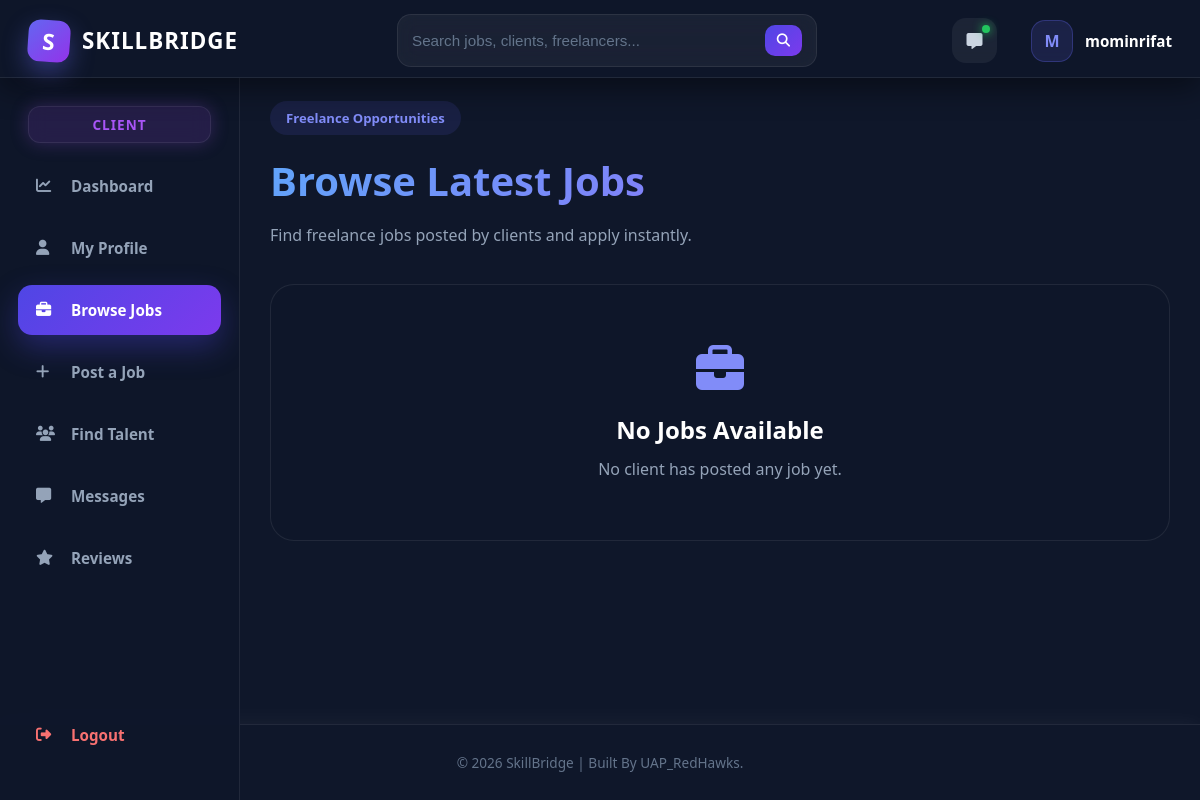
The page /jobs/alljobs/ (signed in) on the database as committed earlier.
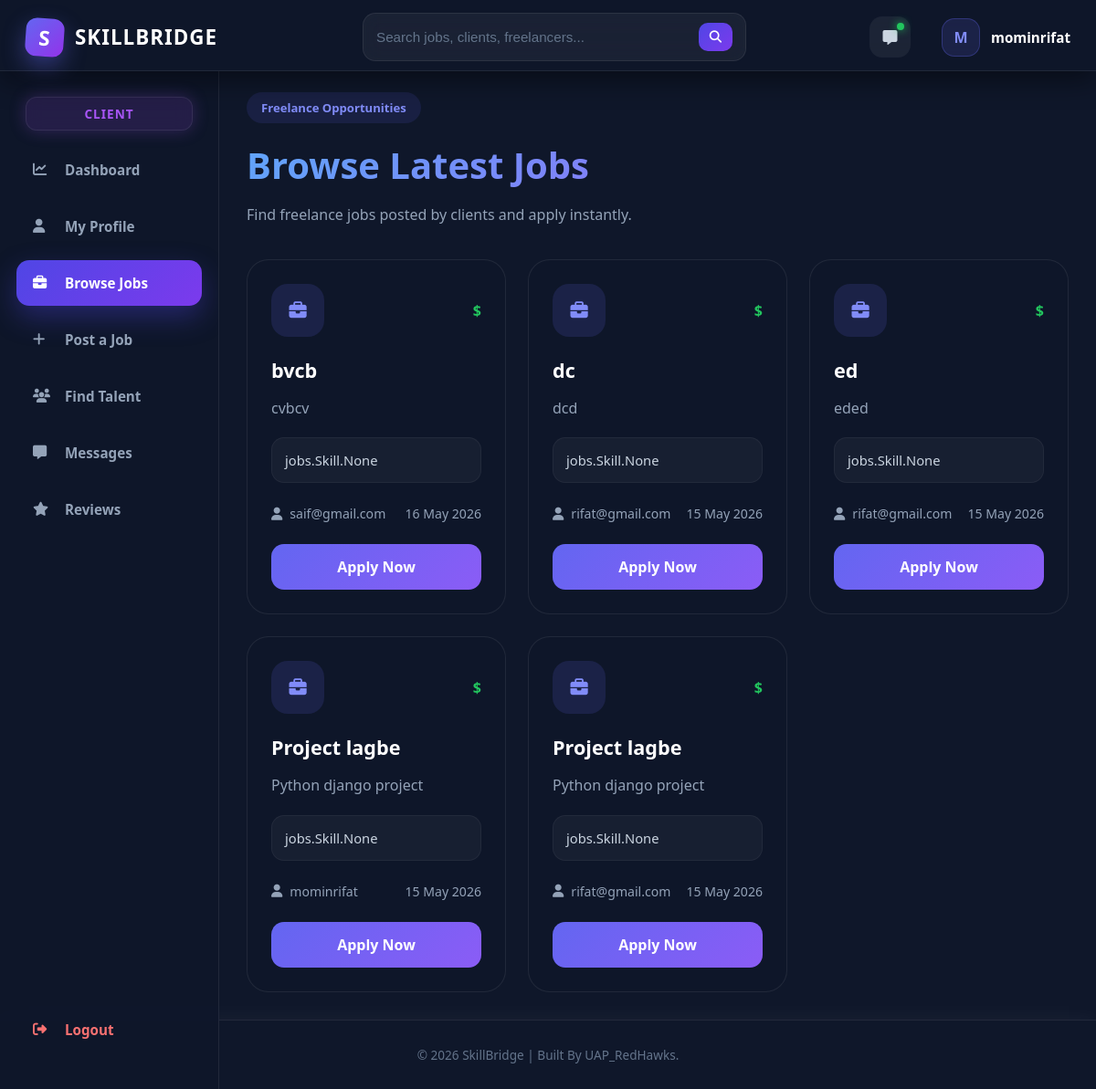
The same page on the database as committed later.
### jobs/models.py (models this page shows, shortened)
class Job(models.Model):
    EXPERIENCE_LEVEL_CHOICES = (
        ('entry', 'Entry Level'),
        ('intermediate', 'Intermediate'),
        ('expert', 'Expert'),
    )
    JOB_TYPE_CHOICES = (
        ('full_time', 'Full Time'),
        ('part_time', 'Part Time'),
        ('remote', 'Remote'),
        ('contract', 'Contract'),
    )
    client = models.ForeignKey(
        User,
        on_delete=models.CASCADE,
        related_name='posted_jobs'
    )
    title = models.CharField(max_length=255)
    description = models.TextField()
    category = models.ForeignKey(
        JobCategory,
        on_delete=models.SET_NULL,
        null=True,
        blank=True
    )
    skills_required = models.ManyToManyField(Skill, blank=True)
    experience_level = models.CharField(
        max_length=20,
        choices=EXPERIENCE_LEVEL_CHOICES,
        default='entry'
    )
    job_type = models.CharField(
        max_length=20,
        choices=JOB_TYPE_CHOICES,
        default='remote'
    )
    budget_min = models.DecimalField(
        max_digits=10,
        decimal_places=2,
        null=True,
        blank=True
    )
    budget_max = models.DecimalField(
        max_digits=10,
        decimal_places=2,
        null=True,
        blank=True
    )
    deadline = models.DateField(null=True, blank=True)
    is_active = models.BooleanField(default=True)
    created_at = models.DateTimeField(auto_now_add=True)

### jobs/views.py (the view)
# urls.py: path('alljobs/', views.job_list, name='job_list'),
@login_required
def job_list(request):
    jobs = Job.objects.filter(is_active=True).order_by('-created_at')
    context = {
        'jobs': jobs
    }
    return render(request, 'jobs/job_list.html', context)

### templates/jobs/job_list.html (shortened to what this page needs)
{% extends 'core/base.html' %}
{% load static %}
{% block extra_css %}
<link rel="stylesheet" href="{% static 'css/jobs/job_list.css' %}">
<link rel="stylesheet" href="https://cdnjs.cloudflare.com/ajax/libs/font-awesome/6.5.1/css/all.min.css">
{% endblock %}
{% block content %}
<div class="job-page">
    <div class="job-top">
        <div>
            <span class="job-tag">
                Freelance Opportunities
            </span>
            <h1>
                Browse Latest Jobs
            </h1>
            <p>
                Find freelance jobs posted by clients and apply instantly.
            </p>
        </div>
    </div>
    <div class="job-grid">
        {% for job in jobs %}
        <div class="job-card">
            <div class="job-card-top">
                <div class="job-icon">
                    <i class="fas fa-briefcase"></i>
                </div>
                <span class="job-budget">
                    ${{ job.budget }}
                </span>
            </div>
            <h2>
                {{ job.title }}
            </h2>
            <p class="job-description">
                {{ job.description|truncatewords:25 }}
            </p>
            <div class="job-skills">
                {{ job.skills_required }}
            </div>
            <div class="job-footer">
                <div class="job-user">
                    <i class="fas fa-user"></i>
                    {{ job.client.username }}
                </div>
                <div class="job-date">
                    {{ job.created_at|date:"d M Y" }}
                </div>
            </div>
            <a href="#" class="apply-btn">
                Apply Now
            </a>
        </div>
        {% empty %}
        <div class="empty-box">
            <i class="fas fa-briefcase"></i>
            <h2>No Jobs Available</h2>
            <p>
                No client has posted any job yet.
            </p>
        </div>
        {% endfor %}
    </div>
</div>
{% endblock %}

Rows that differ between the two databases and show on the page:
added Job: title "bvcb", description "cvbcv", skills_required "jobs.Skill.None", client.username "saif@gmail.com", created_at "16 May 2026"
added Job: title "dc", description "dcd", skills_required "jobs.Skill.None", client.username "rifat@gmail.com", created_at "15 May 2026"
added Job: title "ed", description "eded", skills_required "jobs.Skill.None", client.username "rifat@gmail.com", created_at "15 May 2026"
added Job: title "Project lagbe", description "Python django project", skills_required "jobs.Skill.None", client.username "mominrifat", created_at "15 May 2026"
added Job: title "Project lagbe", description "Python django project", skills_required "jobs.Skill.None", client.username "rifat@gmail.com", created_at "15 May 2026"
Other text that changed with them:
text no longer shown: "No Jobs Available No client has posted any job yet."
